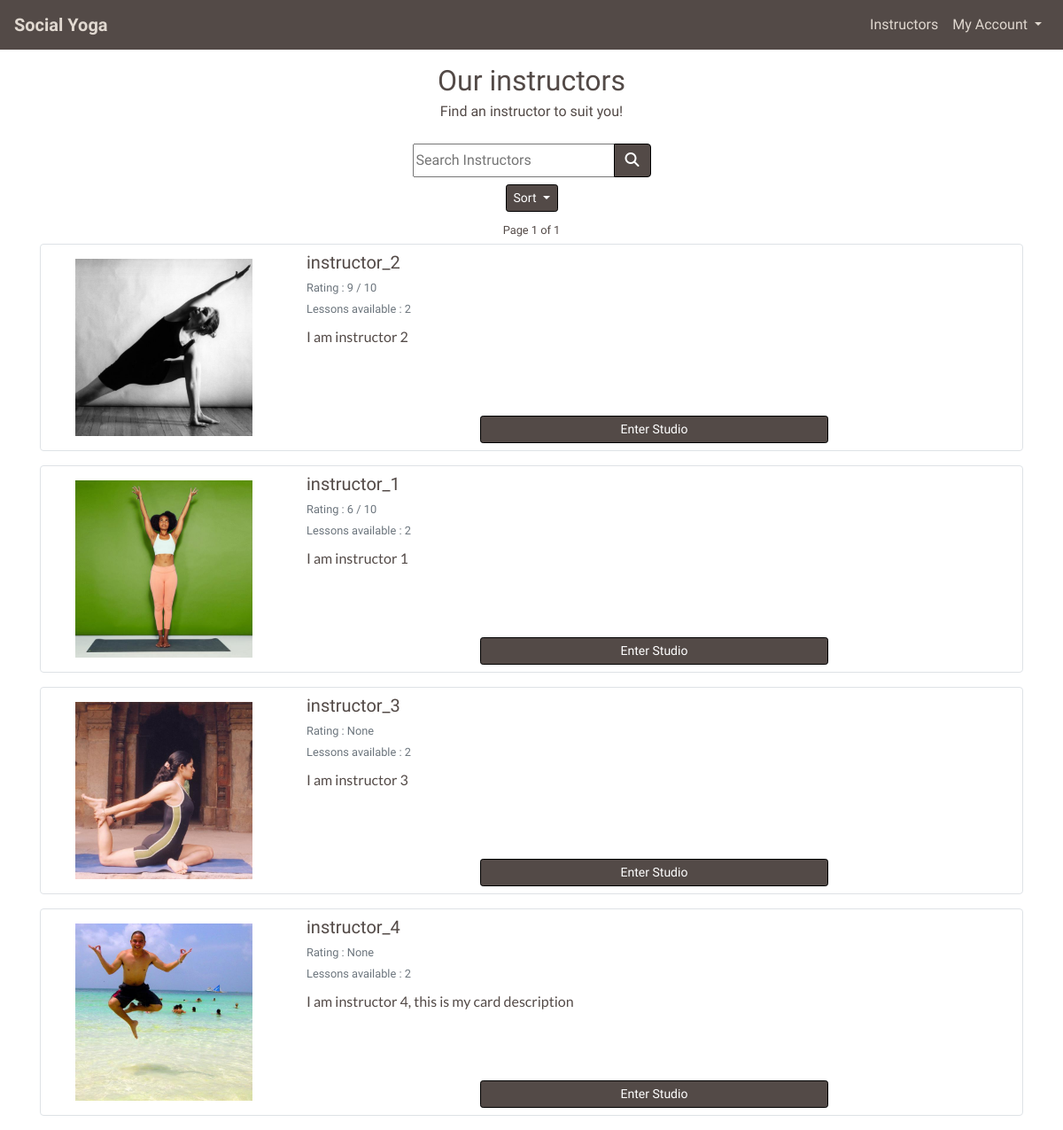
/profiles/instructors/, run on the app's committed database.
### profiles/models.py (models this page shows, shortened)
class UserProfile(models.Model):
    user = models.OneToOneField(User, on_delete=models.CASCADE)
    first_name = models.CharField(max_length=50, null=False, blank=False)
    last_name = models.CharField(max_length=50, null=False, blank=False)
    is_instructor = models.BooleanField(default=False)
    requested_instructor_status = models.BooleanField(default=False)
    card_description = models.TextField(max_length=256, blank=True, default='')
    profile_description = models.TextField(max_length=650,
                                           blank=True,
                                           default='')
    image = ResizedImageField(size=[600, 600],
                              quality=75,
                              crop=['middle', 'center'],
                              force_format='JPEG',
                              null=True,
                              blank=True,
                              upload_to='profile_images/')
    rating = models.DecimalField(max_digits=5,
                                 decimal_places=0,
                                 null=True,
                                 blank=True)
    lesson_count = models.IntegerField(default=0, editable=False)
    def __str__(self):
        return self.user.username

### profiles/views.py (the view, shortened to what this page needs)
# urls.py: path('instructors/', views.instructors, name='instructors'),
def instructors(request):
    valid_sort_values = ['user__username', 'rating', 'lesson_count']
    sort_by = 'rating'
    sort_direction = 'desc'
    current_query = ''
    page_number = 1  # Default page number
    instructors_on_page = 5  # No of lessons on a page at once
    instructor_list = UserProfile.objects.filter(is_instructor=True,
                                                 lesson_count__gt=0)
    if request.method == 'POST':
        return redirect('instructors')
    if sort_direction == 'desc':
        instructor_list = instructor_list.order_by(F(
                           sort_by).desc(nulls_last=True))
    else:
        instructor_list = instructor_list.order_by(F(
                           sort_by).asc(nulls_last=True))
    template = 'profiles/instructors.html'
    p = Paginator(instructor_list, instructors_on_page)
    try:
        page_object = p.page(page_number)
    except EmptyPage:
        messages.error(request, "Page does not exist, returning to page 1")
        page_object = p.page(1)
    context = {
        'instructor_list': page_object,
        'sort_direction': sort_direction,
        'sort_by': sort_by,
        'current_query': current_query,
    }
    return render(request, template, context)

### home/contexts.py (called while the page is built)
def purchased_lessons(request):
    profile = get_profile_or_none(request)
    purchased = None
    purchased_lesson_ids = []
    if profile:
        purchased = OrderLineItem.objects.filter(profile=profile)
        if purchased:
            for item in purchased:
                purchased_lesson_ids.append(item.lesson.lesson_id)
    context = {
        'purchased_lessons': purchased,
        'purchased_lesson_ids': purchased_lesson_ids,
    }
    return context

### yoga/utils.py (called while the page is built)
def get_profile_or_none(request):
    try:
        return UserProfile.objects.get(user=request.user)
    except Exception:
        return None

### profiles/templates/profiles/instructors.html (shortened to what this page needs)
{% extends "base.html" %}
{% load static %}
{% block page_header %}
<div class="container header-container">
    <div class="row">
        <div class="col">
            <h1 class="text-center title-text mt-3 mb-1">Our instructors</h1>
            <p class="text-center mb-3">Find an instructor to suit you!</p>
        </div>
    </div>
</div>
{% endblock %}
{% block content %}
<main class="container page-contents">
    <div class="row">
        <div class="col-12">
            {% include 'profiles/includes/instructor_sorting.html' %}
            <p class="text-center mb-1">
            <strong>
                <small>
                    {% if instructor_list %}Page {{ instructor_list.number }} of {{ instructor_list.paginator.num_pages }}{% endif %}
                </small>
            </strong>
            </p>
            {% for instructor in instructor_list %}
                <div class="card mb-3 border custom-border">
                    <div class="row mx-auto w-100">
                        <div class="col-md-3 my-auto">
                        {% if instructor.image %}
                            <div class="my-3 d-flex justify-content-center">
                                <img src="{{ instructor.image.url }}" class="instructor-card-image profile-image img-fluid" alt="{{ instructor.first_name }}">
                            </div>
                        {% endif %}
                        </div>
                        <div class="col-md-9">
                            <div class="card-body h-100 d-flex flex-column p-2">
                                <h5 class="card-title mb-1"><a href="{% url 'lessons' %}?instructor={{ instructor.id }}" class="style-link">{{ instructor }}</a></h5>
                                <p class="text-muted mb-0"><small>Rating : {{ instructor.rating }}{% if instructor.rating %} / 10{% endif %}</small></p>
                                <p class="text-muted mb-2"><small>Lessons available : {{ instructor.lesson_count }}</small></p>
                                <p class="card-text alt-font">{{ instructor.card_description }}</p>
                                <p class="card-text mt-auto d-flex justify-content-center">
                                    <a class="btn btn-custom-darken btn-sm w-50" href="{% url 'lessons' %}?instructor={{ instructor.id }}" role="button">
                                        Enter Studio
                                    </a>
                                </p>
                            </div>
                        </div>
                    </div>
                </div>
            {% endfor %}
        </div>
    </div>
</main>
{% endblock %}

### static/css/base.css (style rules this page uses)
html { height: 100%; }
body { background: url('/static/images/backgrounds/background-image.jpg') no-repeat center center fixed; background-size: cover; background-position: 75% 40px; height: calc(100vh - 63px); color: #534a47; font-family: 'Quicksand'; font-size: 16px; }
.title-text { font-size: 1.5rem; }
.header-container { margin-top: 0px; }
.custom-border { border: solid 1px #534a47; border-radius: .25rem; }
.alt-font { font-family: 'Lato'; }
.btn-custom-darken { background: #534a47; color: #fff !important; border: 1px solid black; }
.style-link { color: #534a47; }
.profile-image { max-width: 120px; border-radius: 50%; }
@media (min-width: 768px) { .title-text, .index-main-text { font-size: 2rem; } }
@media (min-width: 768px) { .profile-image { width: 100%; max-width: 200px; border-radius: 0%; overflow: hidden; } }
@media (min-width: 1200px) { body { background-position: 0 35px; } }
@media (min-width: 1200px) { .header-container { margin-top: 56px; } }

### data on the page
UserProfile: image (picture), user.username "instructor_2", rating "9", shows "/ 10", lesson_count "2", card_description "I am instructor 2"
UserProfile: image (picture), user.username "instructor_1", rating "6", shows "/ 10", lesson_count "2", card_description "I am instructor 1"
UserProfile: image (picture), user.username "instructor_3", rating "None", lesson_count "2", card_description "I am instructor 3"
UserProfile: image (picture), user.username "instructor_4", rating "None", lesson_count "2", card_description "I am instructor 4, this is my card description"

### other printed values
{{ instructor_list.number }} "1"
{{ instructor_list.paginator.num_pages }} "1"
